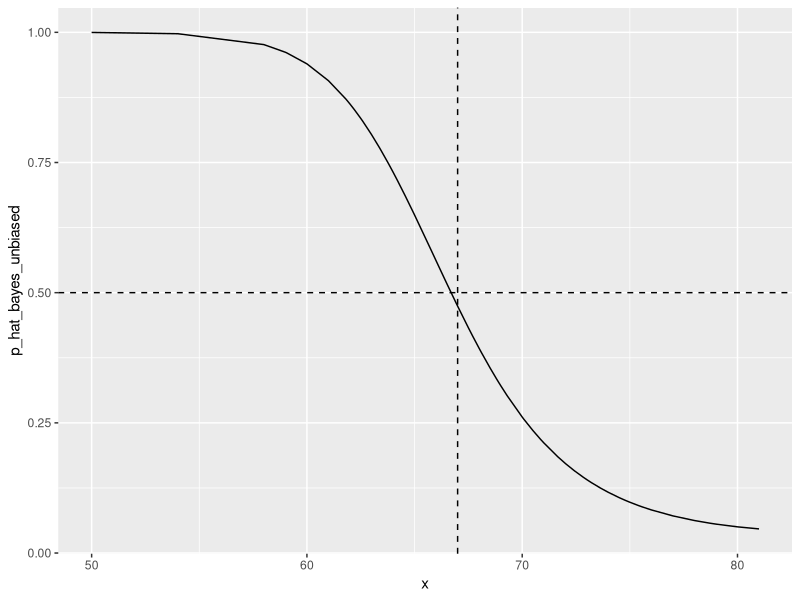
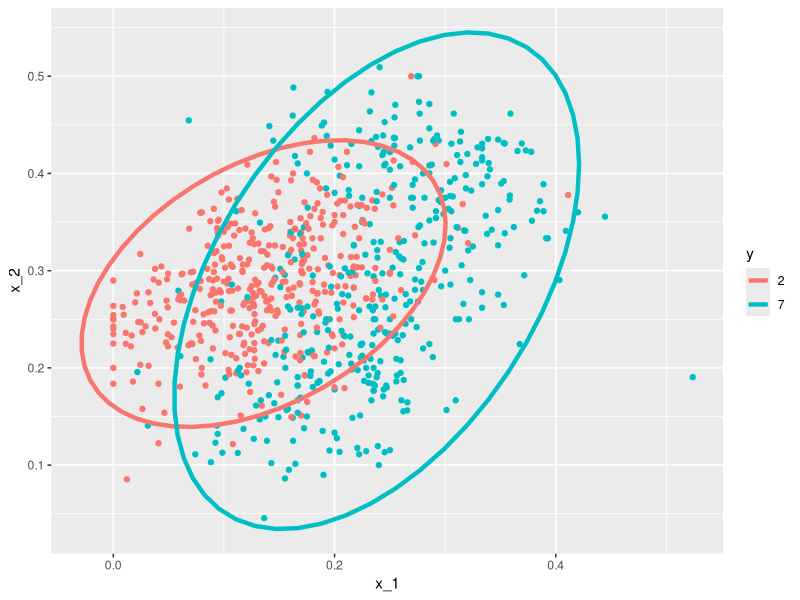
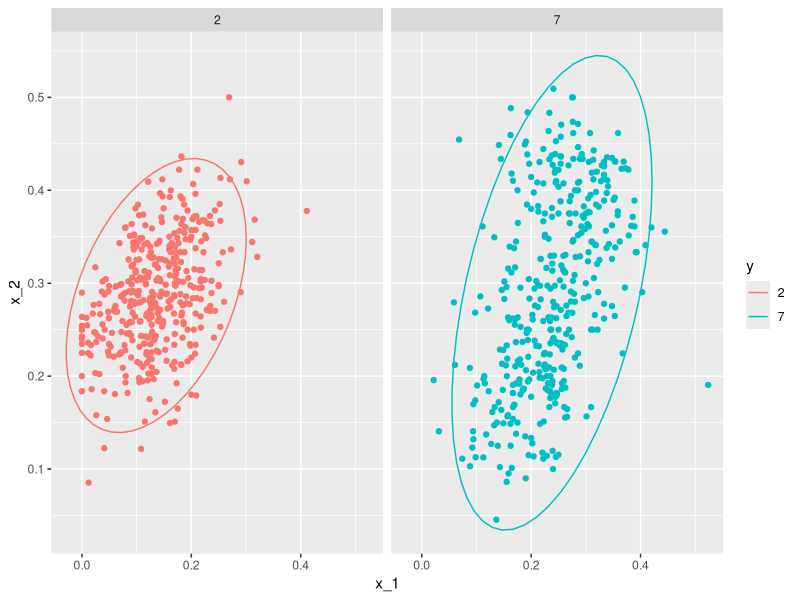

The R script that drew these images, in order: (Note: this script raises an error after producing the figures.)
## Section 4: Distance, Knn, Cross-validation,
## and Generative Models
##   4.3: Generative Models
##   Generative Models


## Naive Bayes

# Generating train and test set
library(dslabs)
library(tidyverse)
library("caret")
data("heights")
y <- heights$height
set.seed(2, sample.kind = "Rounding")
test_index <- 
  createDataPartition(y, times = 1, p = 0.5, list = FALSE)
train_set <- heights %>% slice(-test_index)
test_set <- heights %>% slice(test_index)

# Estimating averages and standard deviations
params <- train_set %>%
  group_by(sex) %>%
  summarize(avg = mean(height), sd = sd(height))
params

# Estimating the prevalence
pi <- train_set %>% 
  summarize(pi=mean(sex=="Female")) %>% pull(pi)
pi

# Getting an actual rule
x <- test_set$height
f0 <- dnorm(x, params$avg[2], params$sd[2])
f1 <- dnorm(x, params$avg[1], params$sd[1])
p_hat_bayes <- f1*pi / (f1*pi + f0*(1 - pi))


## Controlling Prevalence

# Computing sensitivity
y_hat_bayes <- ifelse(p_hat_bayes > 0.5, "Female", "Male")
sensitivity(data = factor(y_hat_bayes), 
            reference = factor(test_set$sex))

# Computing specificity
specificity(data = factor(y_hat_bayes), 
            reference = factor(test_set$sex))

# Changing the cutoff of the decision rule
p_hat_bayes_unbiased <- f1 * 0.5 / (f1 * 0.5 + f0 * (1 - 0.5))
y_hat_bayes_unbiased <- 
  ifelse(p_hat_bayes_unbiased > 0.5, "Female", "Male")
sensitivity(data = factor(y_hat_bayes_unbiased), 
            reference = factor(test_set$sex))
specificity(data = factor(y_hat_bayes_unbiased), 
            reference = factor(test_set$sex))

# Draw plot
qplot(x, p_hat_bayes_unbiased, geom = "line") +
  geom_hline(yintercept = 0.5, lty = 2) +
  geom_vline(xintercept = 67, lty = 2)


## qda and lda

# QDA
# Quadratic discriminant analysis (QDA) 

# Load data
data("mnist_27")

# Estimate parameters from the data
params <- mnist_27$train %>%
  group_by(y) %>%
  summarize(avg_1 = mean(x_1), avg_2 = mean(x_2),
            sd_1 = sd(x_1), sd_2 = sd(x_2),
            r = cor(x_1, x_2))

# Contour plots
mnist_27$train %>% mutate(y = factor(y)) %>%
  ggplot(aes(x_1, x_2, fill = y, color = y)) +
  geom_point(show.legend = FALSE) +
  stat_ellipse(type="norm", lwd = 1.5)

# Fit model
library(caret)
train_qda <- train(y ~., method = "qda", 
                   data = mnist_27$train)
# Obtain predictors and accuracy
y_hat <- predict(train_qda, mnist_27$test)
confusionMatrix(data = y_hat, 
                reference = mnist_27$test$y)$overall["Accuracy"]

# Draw separate plots for 2s and 7s
mnist_27$train %>% mutate(y = factor(y)) %>%
  ggplot(aes(x_1, x_2, fill = y, color = y)) +
  geom_point(show.legend = FALSE) +
  stat_ellipse(type="norm") +
  facet_wrap(~y)

# LDA - linear discriminant analysis 
params <- mnist_27$train %>%
  group_by(y) %>%
  summarize(avg_1 = mean(x_1), avg_2 = mean(x_2),
            sd_1 = sd(x_1), sd_2 = sd(x_2),
            r = cor(x_1, x_2))
params <- params %>% 
  mutate(sd_1 = mean(sd_1), sd_2 = mean(sd_2), r = mean(r))
train_lda <- 
  train(y ~., method = "lda", data = mnist_27$train)
y_hat <- predict(train_lda, mnist_27$test)
confusionMatrix(data = y_hat, 
                reference = mnist_27$test$y)$overall["Accuracy"]


## Case Study: More than Three Classes

if(!exists("mnist"))mnist <- read_mnist()

# set.seed(3456)    
set.seed(3456, sample.kind="Rounding") # in R 3.6 or later
index_127 <- 
  sample(which(mnist$train$labels %in% c(1,2,7)), 2000)
y <- mnist$train$labels[index_127] 
x <- mnist$train$images[index_127,]
index_train <- createDataPartition(y, p=0.8, list = FALSE)

# get the quadrants
# temporary object to help figure out the quadrants
row_column <- expand.grid(row=1:28, col=1:28)
upper_left_ind <- which(row_column$col <= 14 & 
                          row_column$row <= 14)
lower_right_ind <- which(row_column$col > 14 & 
                           row_column$row > 14)

# binarize the values. Above 200 is ink, below is no ink
x <- x > 200 

# cbind proportion of pixels in upper right quadrant
# and proportion of pixels in lower right quadrant
x <- cbind(rowSums(x[ ,upper_left_ind])/rowSums(x),
           rowSums(x[ ,lower_right_ind])/rowSums(x)) 

train_set <- data.frame(y = factor(y[index_train]),
                        x_1 = x[index_train,1],
                        x_2 = x[index_train,2])

test_set <- data.frame(y = factor(y[-index_train]),
                       x_1 = x[-index_train,1],
                       x_2 = x[-index_train,2])

train_set %>%  ggplot(aes(x_1, x_2, color=y)) + geom_point()

train_qda <- train(y ~ ., method = "qda", data = train_set)
predict(train_qda, test_set, type = "prob") %>% head()
predict(train_qda, test_set) %>% head()
confusionMatrix(predict(train_qda, test_set), 
                test_set$y)$table
confusionMatrix(predict(train_qda, test_set), 
                test_set$y)$overall["Accuracy"]
train_lda <- train(y ~ ., method = "lda", data = train_set)
confusionMatrix(predict(train_lda, test_set), 
                test_set$y)$overall["Accuracy"]
train_knn <- train(y ~ ., method = "knn", 
                   tuneGrid = data.frame(k = seq(15, 51, 2)),
                   data = train_set)
confusionMatrix(predict(train_knn, test_set), 
                test_set$y)$overall["Accuracy"]
train_set %>% mutate(y = factor(y)) %>% 
  ggplot(aes(x_1, x_2, fill = y, color=y)) + 
  geom_point(show.legend = FALSE) + 
  stat_ellipse(type="norm")


## Comprehension Check: Generative Models

# Q1
# Create a dataset of samples from just cerebellum
# and hippocampus, two parts of the brain,
# and a predictor matrix with 10 randomly selected columns 
# using the following code:
  
library(dslabs)
library(caret)
library(tidyverse)
data("tissue_gene_expression")

# set.seed(1993) #if using R 3.6 or later 
set.seed(1993, sample.kind="Rounding")
ind <- which(tissue_gene_expression$y 
             %in% c("cerebellum", "hippocampus"))
y <- droplevels(tissue_gene_expression$y[ind])
x <- tissue_gene_expression$x[ind, ]
x <- x[, sample(ncol(x), 10)]

# Use the train() function to estimate the accuracy of LDA. 
# For this question, use the version of x and y created 
# with the code above: do not split them or tissue_gene_expression 
# into training and test sets (understand this can lead 
# to overfitting). Report the accuracy from the train() 
# results (do not make predictions).

train(y ~ x, method = "lda", data = tibble(x = x, y = y))

# What is the accuracy?
#   Accuracy      
#   0.8707879  ## YES!!!

## Explanation from the web site
# The following code can be used to estimate 
# the accuracy of the LDA:
  
fit_lda <- train(x, y, method = "lda")
fit_lda$results["Accuracy"]



# Q2
# In this case, LDA fits two 10-dimensional 
# normal distributions. Look at the fitted model by looking 
# at the finalModel component of the result of train(). 
# Notice there is a component called means that includes 
# the estimated means of both distributions. Plot 
# the mean vectors against each other and determine 
# which predictors (genes) appear to be driving the algorithm.
# 
# Which TWO genes appear to be driving the algorithm 
# (i.e. the two genes with the highest means)?

fit_lda$finalModel

# RAB1B
# OAZ2

# Explanation from the web site
# The following code can be used to make the plot:

t(fit_lda$finalModel$means) %>% data.frame() %>%
  mutate(predictor_name = rownames(.)) %>%
  ggplot(aes(cerebellum, hippocampus, label = predictor_name)) +
  geom_point() +
  geom_text() +
  geom_abline()




# Q3
# Repeat the exercise in Q1 with QDA.

# Create a dataset of samples from just cerebellum 
# and hippocampus, two parts of the brain, 
# and a predictor matrix with 10 randomly selected columns 
# using the following code:

cat("\014")
rm(list = ls())

library(dslabs)      
library(caret)
library(dplyr)
data("tissue_gene_expression")

# set.seed(1993) #
set.seed(1993, sample.kind="Rounding") # if using R 3.6 or later
ind <- which(tissue_gene_expression$y 
             %in% c("cerebellum", "hippocampus"))
y <- droplevels(tissue_gene_expression$y[ind])
x <- tissue_gene_expression$x[ind, ]
x <- x[, sample(ncol(x), 10)]

# Use the train() function to estimate the accuracy of QDA. 
# For this question, use the entire tissue_gene_expression 
# dataset: do not split it into training and test sets 
# (understand this can lead to overfitting).

fit_qda <- train(x, y, method = "qda")
fit_qda$results["Accuracy"]

# What is the accuracy?
# Accuracy
# 0.8147954


## Q4
# Which TWO genes drive the algorithm when using QDA 
# instead of LDA (i.e. the two genes with the highest means)?

fit_qda$finalModel

t(fit_qda$finalModel$means) %>% data.frame() %>%
  mutate(predictor_name = rownames(.)) %>%
  ggplot(aes(cerebellum, hippocampus, label = predictor_name)) +
  geom_point() +
  geom_text() +
  geom_abline()

# RAB1B
# OAZ2

# Explanation from the web site

t(fit_qda$finalModel$means) %>% data.frame() %>%
  mutate(predictor_name = rownames(.)) %>%
  ggplot(aes(cerebellum, hippocampus, label = predictor_name)) +
  geom_point() +
  geom_text() +
  geom_abline()


## Q5
# One thing we saw in the previous plots is that 
# the values of the predictors correlate in both groups: 
# some predictors are low in both groups and others high 
# in both groups. The mean value of each predictor found 
# in colMeans(x) is not informative or useful for prediction 
# and often for purposes of interpretation, it is useful 
# to center or scale each column. This can be achieved 
# with the preProcess argument in train(). Re-run LDA 
# with preProcess = "center". Note that accuracy does not change, 
# but it is now easier to identify the predictors 
# that differ more between groups than based on 
# the plot made in Q2.

cat("\014") ## clear the console
rm(list = ls())

library(dslabs)      
library(caret)
library(dplyr)
data("tissue_gene_expression")

# set.seed(1993) #
set.seed(1993, sample.kind="Rounding") # if using R 3.6 or later
ind <- which(tissue_gene_expression$y 
             %in% c("cerebellum", "hippocampus"))
y <- droplevels(tissue_gene_expression$y[ind])
x <- tissue_gene_expression$x[ind, ]
x <- x[, sample(ncol(x), 10)]


fit_lda <- train(x, y, method = "lda", preProcess = "center")
fit_lda$results["Accuracy"]

fit_lda$finalModel

library(dplyr)
# Q2 plot
t(fit_lda$finalModel$means) %>% data.frame() %>%
  mutate(predictor_name = rownames(.)) %>%
  ggplot(aes(cerebellum, hippocampus, label = predictor_name)) +
  geom_point() +
  geom_text() +
  geom_abline()

t(fit_lda$finalModel$means) %>% data.frame() %>%
  mutate(predictor_name = rownames(.)) %>%
  ggplot(aes(cerebellum, hippocampus, color = predictor_name)) +
  geom_point() +
  geom_abline()

temp1 <- fit_lda$finalModel$means %>% data.frame() %>% t() 
temp1
temp2 <- as.data.frame(temp1)
temp2
temp3 <- as_tibble(temp2)
rowtemp <- rownames(temp2)
temp3 <- as_tibble(temp2, rownames = "rowtemp")
temp3

temp4 <-temp3 %>% mutate(avg = (hippocampus + cerebellum) / 2, 
             delta = abs(hippocampus - cerebellum),
             hippo_error = abs(hippocampus - mean(hippocampus)),
             cere_error = abs(cerebellum - mean(cerebellum))) 
temp4
arrange(temp4, abs(avg))

temp4 %>% arrange(abs(hippocampus), 
                  abs(cerebellum), 
                  abs(avg))

temp4 %>% arrange(cere_error, hippo_error)


# 
# Which TWO genes drive the algorithm after performing 
# the scaling?

# PLCB1 ## wrong
# RAB1B ## correct
# above partially correct

# RAB1B ## correct
# OAZ2 ## wrong


## Q6
# Now we are going to increase the complexity 
# of the challenge slightly. Repeat the LDA analysis 
# from Q5 but using all tissue types. Use the following 
# code to create your dataset:
  
library(dslabs)      
library(caret)
data("tissue_gene_expression")

# set.seed(1993) #
set.seed(1993, sample.kind="Rounding") # if using R 3.6 or later
y <- tissue_gene_expression$y
x <- tissue_gene_expression$x
x <- x[, sample(ncol(x), 10)]

fit_lda <- train(x, y, method = "lda", preProcess = "center")
fit_lda$results["Accuracy"]


# What is the accuracy using LDA?

#    Accuracy
# 1 0.8194837 ## YES, correct

## Explanation from the website:
# The following code can be used to obtain 
# the accuracy of the LDA:
  
fit_lda <- train(x, y, method = "lda", preProcess = c("center"))
fit_lda$results["Accuracy"]
